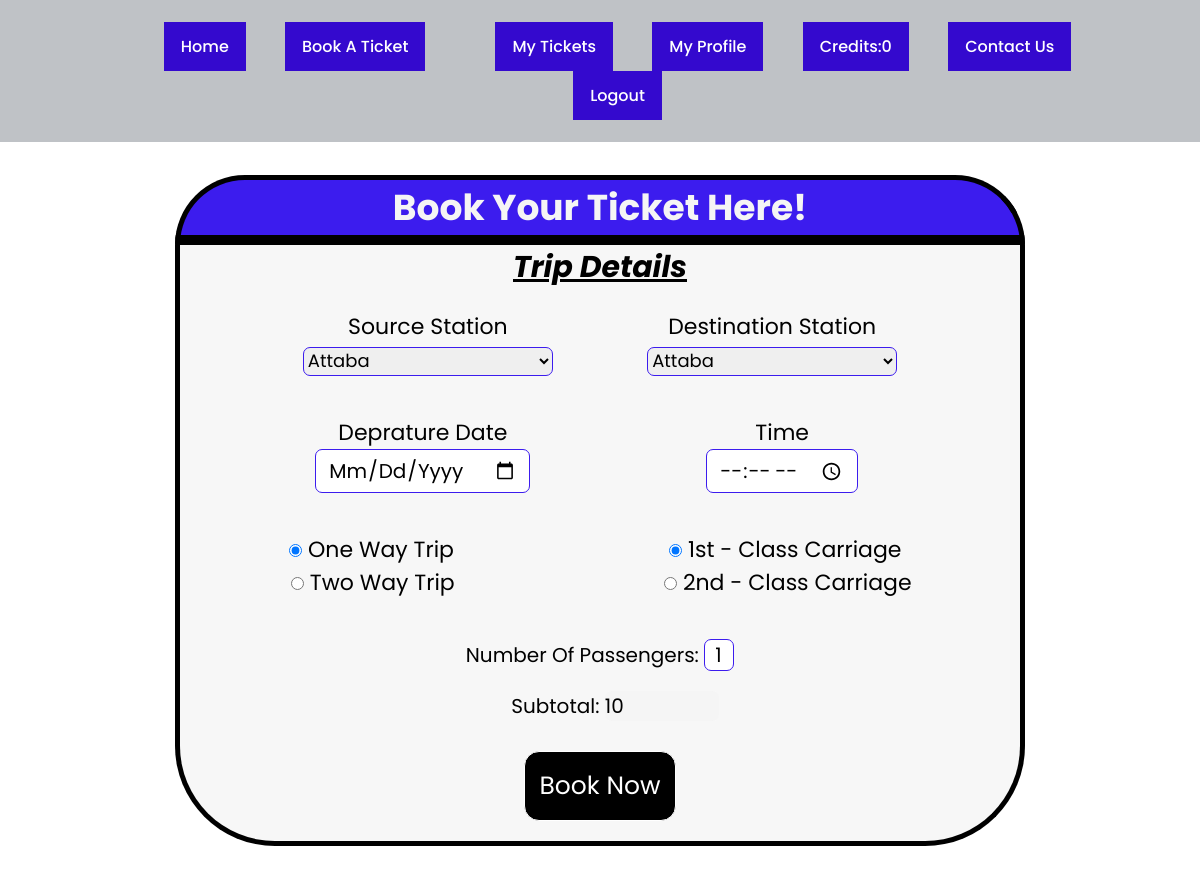
Page /book-a-ticket.php (signed in) on the earlier database version.
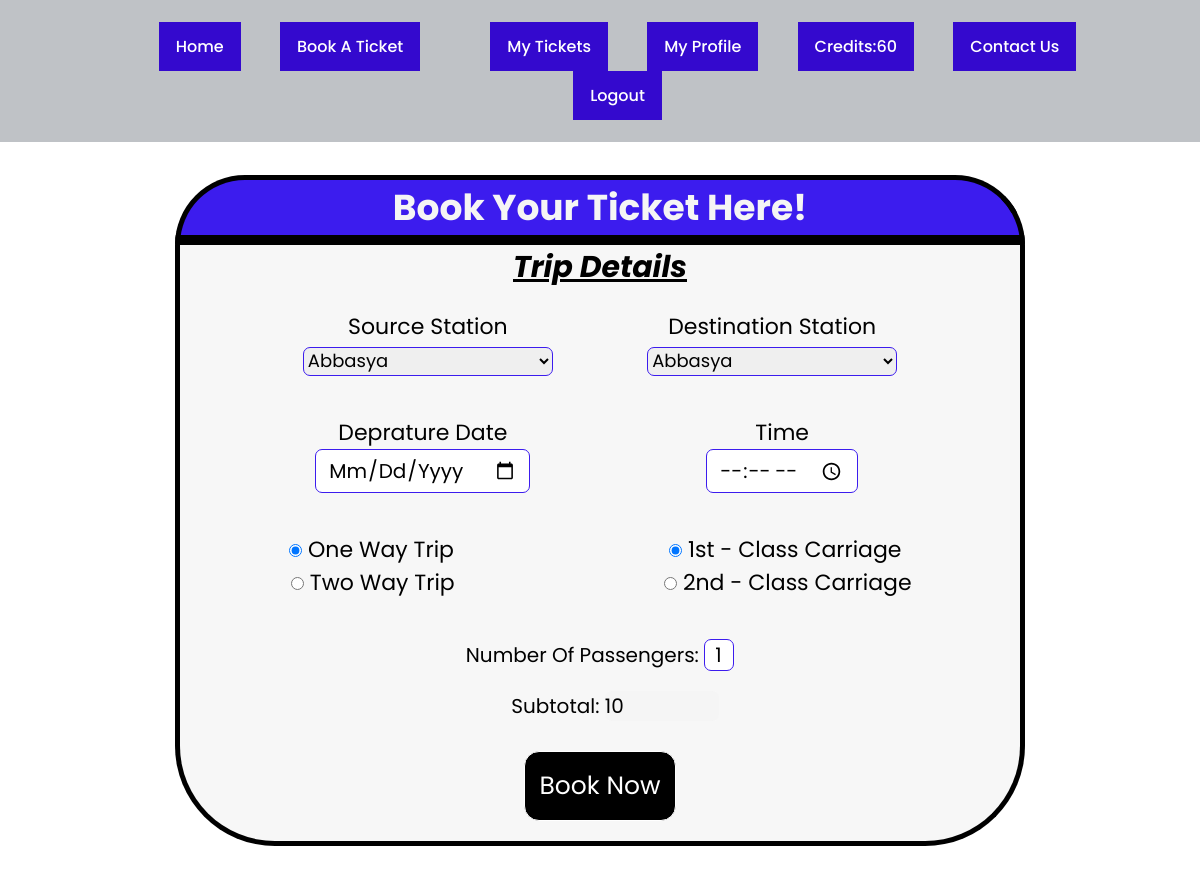
Same page on the later database version.
### tables this page shows
CREATE TABLE `users` (
  `id` int(10) NOT NULL,
  `user_name` varchar(200) NOT NULL,
  `user_email` varchar(200) NOT NULL,
  `user_password` varchar(200) NOT NULL,
  `user_phone` int(12) NOT NULL,
  `user_type` varchar(10) NOT NULL,
  `profile_picture` varchar(255) NOT NULL DEFAULT 'default-pp.jpg',
  `hasTicket` int(1) NOT NULL,
  `user_balance` int(255) NOT NULL
);

### book-a-ticket.php (the view, shortened to what this page needs)
<?php  require 'database/dbConnection.php'; ?>
<!DOCTYPE html>
<html lang="en">
<head>
    <link rel="stylesheet" href="css/book-ticket-stylesheet.css">
</head>
<?php session_start();
    include 'navbar.php';?>
<br>
<br>
<br>
<br>
<br>
<br>
<br>
<br>
<br>
<body>
    <div class="heading">
        <h1><b>Book your ticket here!</b></h1>
    </div>
    <form name="bookticket" action = "" method="post"  onsubmit="return validateform()" >
        <div class="user-input">
            <div class="radio-buuton-header">
                <p class="p2"><b>Trip Details</b></p>
            </div>
            <div class="sourceStation-and-destinationStaion">
                <div class="source">
                    <label for="source">Source Station</label>
                    <br>
                    <select name="sourceStation" id="source" required>
                        <optgroup label="Source Stations">
                        <?php
                         $sourceStationsSQL = "SELECT stations FROM stations";
                        $result = $conn->query($sourceStationsSQL);
                        while($row = $result->fetch_assoc()){
                            echo "<option value = ".$row['stations'].">".$row['stations']."</option>";
                        }
                        ?>
                        </optgroup>
                    </select>
                </div>
                <div class="destination">
                    <label for="destination">Destination Station</label>
                    <br>
                    <select name="destinationStation" id="destination" required >
                        <optgroup label="Destination Stations">
                        <?php
                        $destinationStationsSQL = "SELECT stations FROM stations";
                        $result = $conn->query($destinationStationsSQL);
                        while($row = $result->fetch_assoc()){
                            echo "<option value = ".$row['stations'].">".$row['stations']."</option>";
                        }
                        ?>
                    </select>
                </div>
            </div>
            <div class="date-and-time">
                <div class="date">
                    <label for="date">Deprature Date</label>
                    <br>
                    <input type="date" id="date" name = 'date'>
                </div>
                <div class="time">
                    <label for="time">Time</label>
                    <br>
                    <input type="time"  id="time" name = 'time'>
                </div>
            </div>
            <div class="oneWay-twoWay">
                <input id="oneWay" type="radio" value="One Way" name="way" checked onclick="hideShowReturnTime('oneWay');">
                <label for="oneWay">One way trip</label>
                <br>
                <input id="twoWay" type="radio" value="Two Way" name="way" onclick="hideShowReturnTime('twoWay');">
                <label for="twoWay">Two way trip</label>
            </div>
            <div class="firstClass-secondClass">
                <input id="firstClass" type="radio" value="First Class" name="cariage" checked >
                <label for="firstClass">1st - Class Carriage</label>
                <br>
                <input id="secondClass" type="radio" value="Second Class" name="cariage">
                <label for="secondClass">2nd - Class Carriage</label>
            </div>
            <div class="no-of-tickets">
                <label for="noTickets">Number of Passengers: </label>
                <input id="noTickets" type="number" name = 'ticketCount' value="1">
            </div>
            <div class="ticket-price">
                <label for="ticketPrice">Subtotal: </label>
                <input id="ticketPrice" name="ticketPrice" type="number" max="1000" min="10" value="10">
            </div>
            <div class="submit-and-reset">
                <input type="submit" value="Book Now" id="submit" name = 'submit'>
            </div>
        </div>
    </form>
    <br>
    <br>
    <br>
</body>
</html>

### navbar.php (shortened to what this page needs)
<?php
require_once './database/dbConnection.php';
?>
<html>
<head>
  <link rel="stylesheet" href="css/navbar.css" />
  <link rel="stylesheet" href="css/index.css" />
</head>
  <nav>
    <ul id="menu">
      <?php
      if (isset($_SESSION['user_id'])):
        $id=$_SESSION['user_id'];
        $sql="SELECT user_balance FROM users where id ='$id'";
        $result=mysqli_query($conn,$sql);
        $row=mysqli_fetch_array($result)
    ?>
      <li> <a href="index.php">Home</li></a>
      <li><a href="book-a-ticket.php">Book A Ticket</a><li>
        <li> <a href="train-ticket.php">My Tickets</li></a>
        <li> <a href="profile.php">My Profile</li></a>
        <li><a href="index.php">Credits:<?php echo $row[0] ?></li></a>
        <li><a href="cu.php">Contact us</a></li>
      <li> <a href="logout.php">Logout</li></a>
      <?php endif;?>
    </ul>
  </nav>
</html>

Differences in the rows shown:
changed users: user_balance "0" → "60"
Other differences:
form field sourceStation: "Attaba" → "Abbasya"
form field destinationStation: "Attaba" → "Abbasya"
